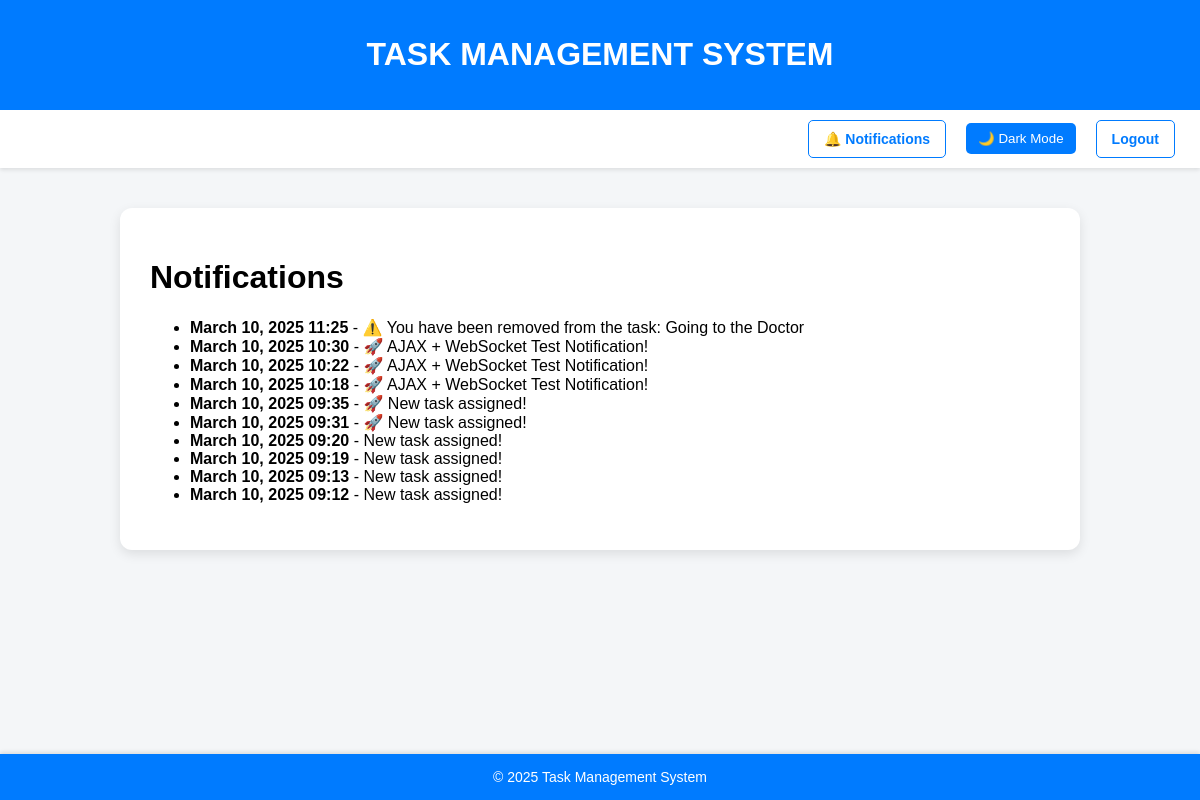
The page /notifications/ (signed in) on the database as committed earlier.
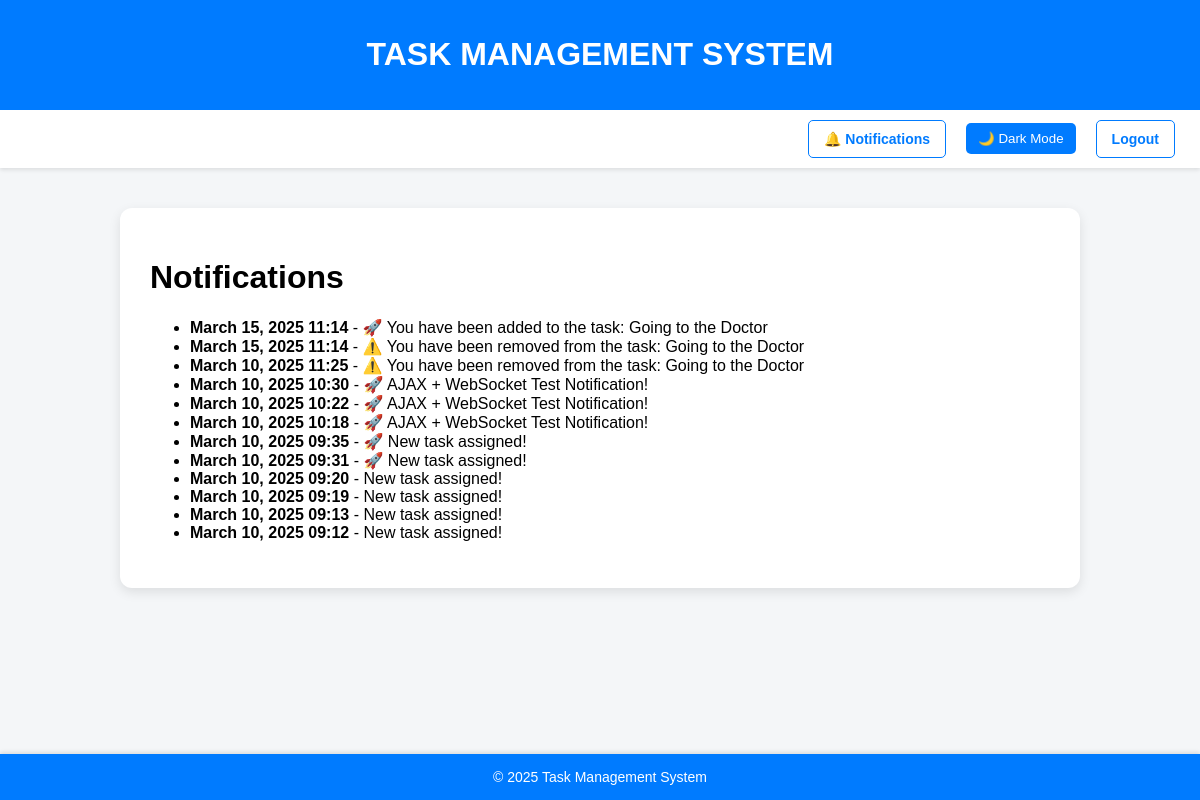
The same page on the database as committed later.
### core/models.py (models this page shows, shortened)
class Notification(models.Model):
    user = models.ForeignKey(User, on_delete=models.CASCADE)  # The user receiving the notification
    message = models.TextField()
    created_at = models.DateTimeField(auto_now_add=True)

### core/views.py (the view)
# urls.py: path("notifications/", views.notifications_page, name="notifications_page"),
@login_required
def notifications_page(request):
    notifications = Notification.objects.filter(user=request.user).order_by("-created_at")
    return render(request, 'core/notifications.html', {"notifications": notifications})

### templates/core/notifications.html
{% extends 'partials/base.html' %}
{% block content %}
<h1>Notifications</h1>
{% if notifications %}
    <ul>
        {% for notification in notifications %}
            <li>
                <strong>{{ notification.created_at|date:"F d, Y H:i" }}</strong> -
                {{ notification.message }}
            </li>
        {% endfor %}
    </ul>
{% else %}
    <p>No notifications available.</p>
{% endif %}
{% endblock %}

Rows that differ between the two databases and show on the page:
added Notification: created_at "March 15, 2025 11:14", message "🚀 You have been added to the task: Going to the Doctor"
added Notification: created_at "March 15, 2025 11:14", message "⚠️ You have been removed from the task: Going to the Doctor"
